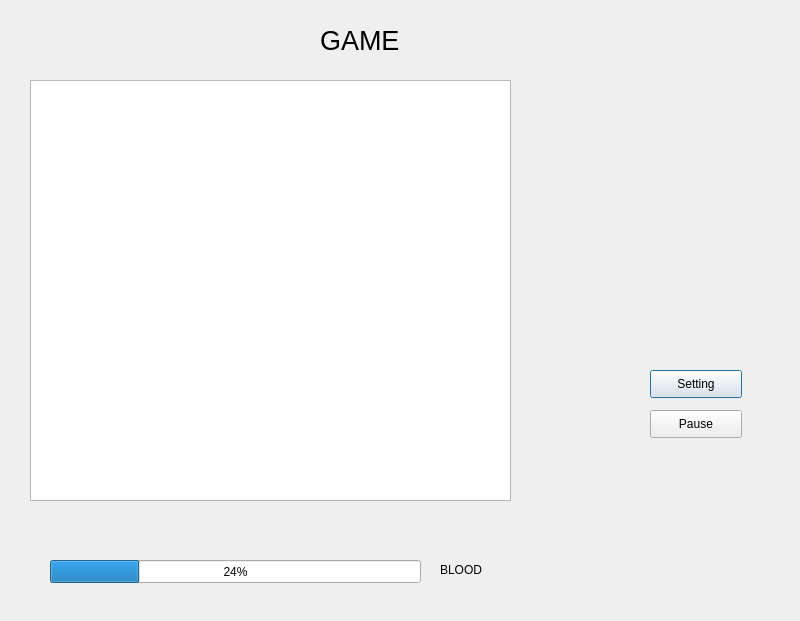
<?xml version="1.0" encoding="UTF-8"?>
<ui version="4.0">
 <class>CGameDlg</class>
 <widget class="QDialog" name="CGameDlg">
  <property name="geometry">
   <rect>
    <x>0</x>
    <y>0</y>
    <width>800</width>
    <height>621</height>
   </rect>
  </property>
  <property name="windowTitle">
   <string>Dialog</string>
  </property>
  <widget class="QProgressBar" name="progressBar">
   <property name="geometry">
    <rect>
     <x>50</x>
     <y>560</y>
     <width>371</width>
     <height>23</height>
    </rect>
   </property>
   <property name="value">
    <number>24</number>
   </property>
  </widget>
  <widget class="QPushButton" name="settingButton">
   <property name="geometry">
    <rect>
     <x>650</x>
     <y>370</y>
     <width>92</width>
     <height>28</height>
    </rect>
   </property>
   <property name="text">
    <string>Setting</string>
   </property>
  </widget>
  <widget class="QLabel" name="label">
   <property name="geometry">
    <rect>
     <x>320</x>
     <y>10</y>
     <width>111</width>
     <height>61</height>
    </rect>
   </property>
   <property name="font">
    <font>
     <pointsize>20</pointsize>
    </font>
   </property>
   <property name="text">
    <string>GAME</string>
   </property>
  </widget>
  <widget class="QPushButton" name="pushButton_2">
   <property name="geometry">
    <rect>
     <x>650</x>
     <y>410</y>
     <width>92</width>
     <height>28</height>
    </rect>
   </property>
   <property name="text">
    <string>Pause</string>
   </property>
  </widget>
  <widget class="QLabel" name="label_2">
   <property name="geometry">
    <rect>
     <x>440</x>
     <y>560</y>
     <width>69</width>
     <height>19</height>
    </rect>
   </property>
   <property name="text">
    <string>BLOOD</string>
   </property>
  </widget>
  <widget class="QGraphicsView" name="graphicsView">
   <property name="geometry">
    <rect>
     <x>30</x>
     <y>80</y>
     <width>481</width>
     <height>421</height>
    </rect>
   </property>
  </widget>
 </widget>
 <resources/>
 <connections/>
</ui>
